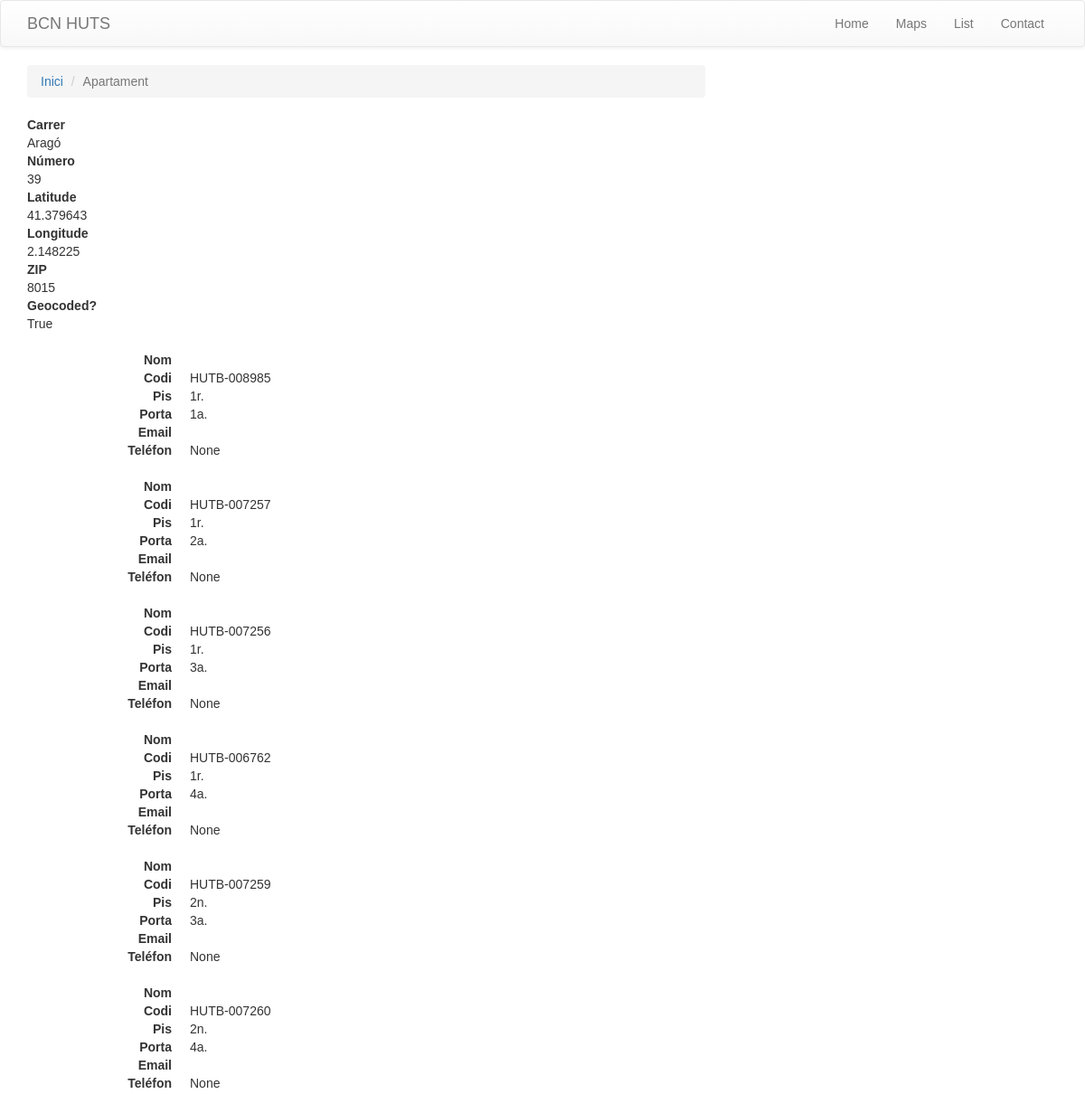
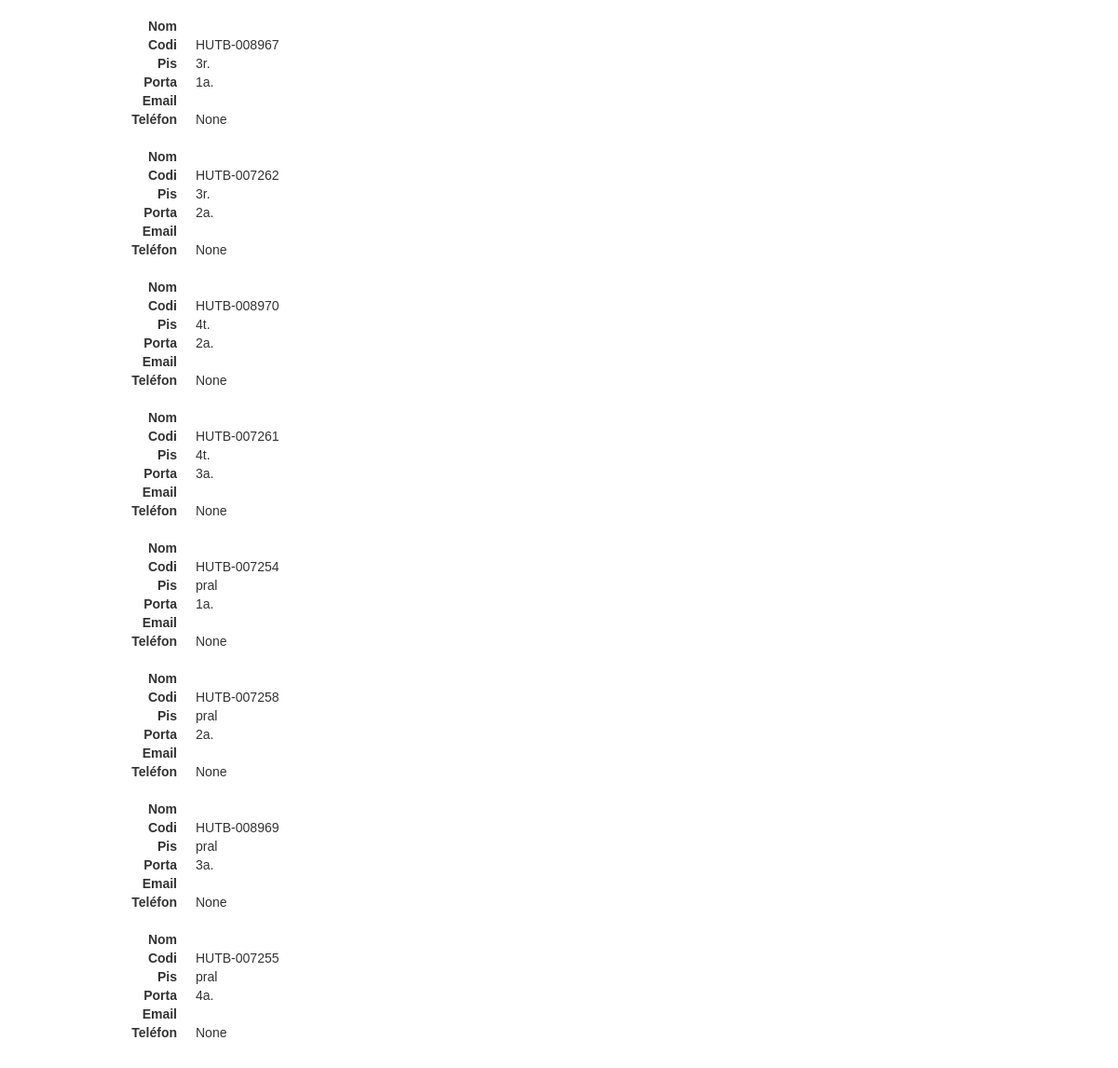
The app's page /674/ with its own data (2 pictures, top to bottom).
### hutsAPI/models.py (models this page shows, shortened)
class Building (models.Model):
    zip = models.IntegerField(null=True)
    latitude = models.FloatField(null = True)
    longitude = models.FloatField(null=True)
    street = models.CharField(max_length=100, null=True, blank = True)
    number = models.CharField(max_length=100, null=True, blank = True)
    bloc = models.CharField(max_length=10, blank=True)
    geocoded = models.BooleanField(default=False)

class Hut(models.Model):
    code = models.CharField(max_length=30)
    DC = models.IntegerField()
    name = models.CharField(max_length=100, blank=True)
    email = models.EmailField(blank=True)
    telefon = models.IntegerField(null=True)
    flat = models.CharField(max_length=10, null=True)
    door = models.CharField(max_length=10, null=True)
    building = models.ForeignKey(Building,related_name='hut', default=0)

### hutsAPI/views.py (the view)
# urls.py: url(r'^(?P<hut_id>[0-9]+)/$', views.detail, name='detail'),
def detail(request, hut_id):
    try:
        building = Building.objects.get(pk=hut_id)
    except Hut.DoesNotExist:
        raise Http404("HUT does not exist")
    return render(request, 'detail.html', {'building': building})

### hutsAPI/templates/detail.html (shortened to what this page needs)
{% extends "base.html" %}
{% load staticfiles %}
{% block content %}
    <ol class="breadcrumb">
      <li><a href="/">Inici</a></li>
        <li class="active">Apartament</li>
    </ol>
    <dl>
        <dt>Carrer</dt>
        <dd>{{building.street}}</dd>
        <dt>Número</dt>
        <dd>{{building.number}}</dd>
        <dt>Latitude</dt>
        <dd>{{building.latitude}}</dd>
        <dt>Longitude</dt>
        <dd>{{building.longitude}}</dd>
        <dt>ZIP</dt>
        <dd>{{building.zip}}</dd>
        <dt>Geocoded?</dt>
        <dd>{{building.geocoded}}</dd>
    </dl>
    {% for hut in building.hut.all %}
    <dl class="dl-horizontal">
        <dt>Nom</dt>
        <dd>{{ hut.name }}</dd>
        <dt>Codi</dt>
        <dd>{{hut.code}}</dd><dt>Pis</dt>
        <dd>{{hut.flat}}</dd>
        <dt>Porta</dt>
        <dd>{{hut.door}}</dd>
        <dt>Email</dt>
        <dd>{{hut.email}}</dd>
        <dt>Teléfon</dt>
        <dd>{{hut.telefon}}</dd>
    </dl>
    {% endfor %}
    <div  id=map></div>
{% endblock content %}

### hutsAPI/templates/detail.html (style rules this page uses)
body { font-family: sans-serif }
#map { width: 500px; height: 300px }

### records on screen
Building: street "Aragó", number "39", latitude "41.379643", longitude "2.148225", zip "8015", geocoded "True"
Hut: code "HUTB-008985", flat "1r.", door "1a.", telefon "None"
Hut: code "HUTB-007257", flat "1r.", door "2a.", telefon "None"
Hut: code "HUTB-007256", flat "1r.", door "3a.", telefon "None"
Hut: code "HUTB-006762", flat "1r.", door "4a.", telefon "None"
Hut: code "HUTB-007259", flat "2n.", door "3a.", telefon "None"
Hut: code "HUTB-007260", flat "2n.", door "4a.", telefon "None"
Hut: code "HUTB-008967", flat "3r.", door "1a.", telefon "None"
Hut: code "HUTB-007262", flat "3r.", door "2a.", telefon "None"
Hut: code "HUTB-008970", flat "4t.", door "2a.", telefon "None"
Hut: code "HUTB-007261", flat "4t.", door "3a.", telefon "None"
Hut: code "HUTB-007254", flat "pral", door "1a.", telefon "None"
Hut: code "HUTB-007258", flat "pral", door "2a.", telefon "None"
Hut: code "HUTB-008969", flat "pral", door "3a.", telefon "None"
Hut: code "HUTB-007255", flat "pral", door "4a.", telefon "None"
